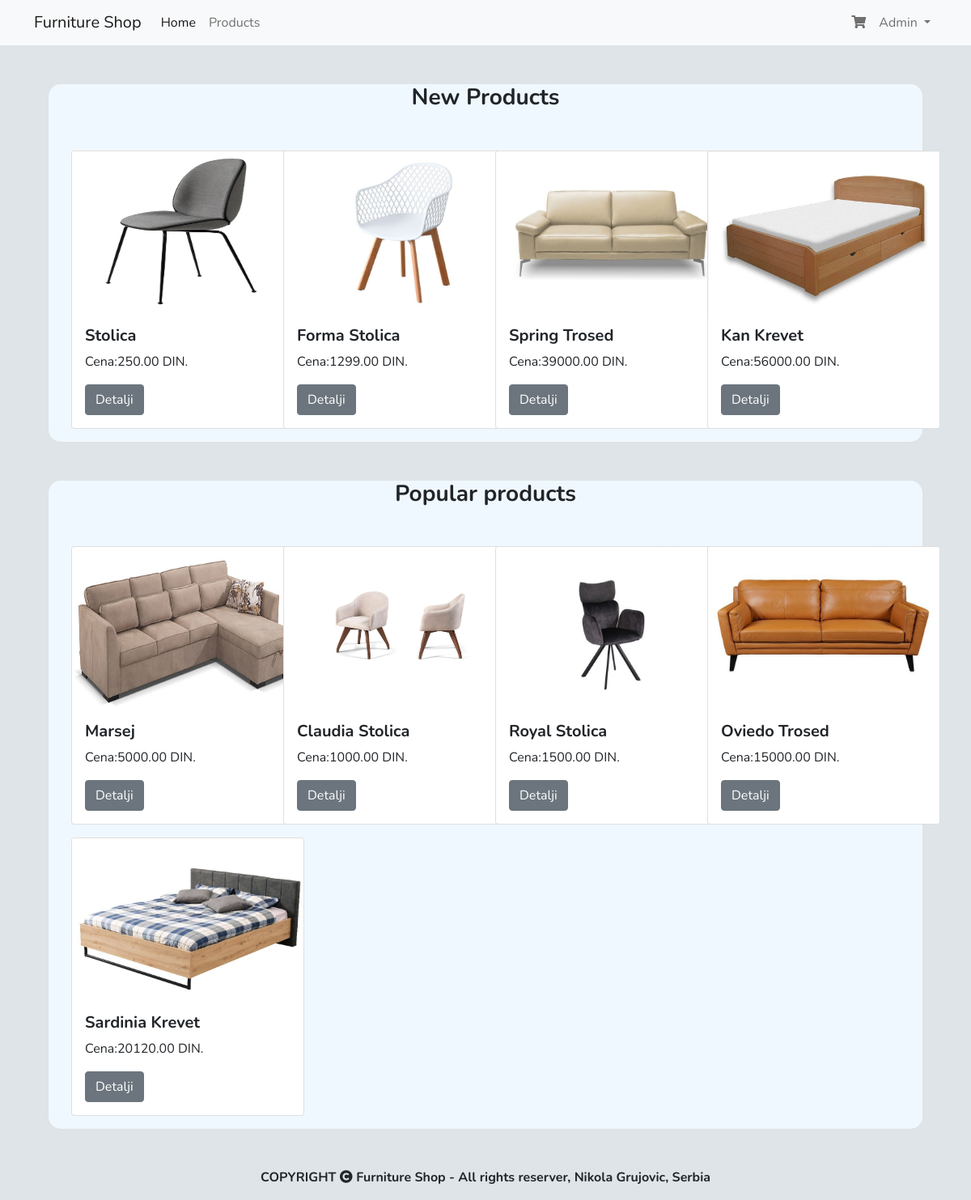
Page /FurnitureStore/index.php (signed in) on the committed database.
### tables this page shows
CREATE TABLE `users` (
  `id` int(11) NOT NULL,
  `name` varchar(100) NOT NULL,
  `email` varchar(255) NOT NULL,
  `password` varchar(100) NOT NULL,
  `created` timestamp NOT NULL DEFAULT current_timestamp() ON UPDATE current_timestamp(),
  `role` varchar(10) NOT NULL,
  `error_count` int(5) NOT NULL DEFAULT 0
);

CREATE TABLE `product` (
  `productID` int(11) NOT NULL,
  `prod_images` text NOT NULL,
  `prod_proizID` int(100) NOT NULL,
  `cena` float NOT NULL,
  `kolicina` int(11) NOT NULL,
  `naziv` varchar(50) NOT NULL,
  `opis` varchar(500) DEFAULT NULL,
  `tip` varchar(25) NOT NULL,
  `kategorija` varchar(50) NOT NULL,
  `cr_proizvod` timestamp NOT NULL DEFAULT current_timestamp() ON UPDATE current_timestamp()
);

### FurnitureStore/index.php (the view, shortened to what this page needs)
<?php
include_once 'templates/headerUser.php';
?>
<?php
$mysqli = new mysqli('localhost','root','','grujovic');
 $sqlData = $mysqli->query("SELECT * FROM users WHERE name ='".$_SESSION['users']."'");
 $finalResult = $sqlData->fetch_assoc();
?>
<nav class="navbar navbar-expand-lg navbar-light bg-light">
        <div class="container">
            <a class="navbar-brand" >Furniture Shop</a>
            <div class="collapse navbar-collapse" id="navbarSupportedContent">
                <ul class="navbar-nav me-auto mb-2 mb-lg-0">
                    <li class="nav-item">
                    <a class="nav-link active" aria-current="page" href="index.php">Home</a>
                    </li>
                    <li class="nav-item">
                    <a class="nav-link" href="proizvodi.php">Products</a>
                    </li>
                </ul>
                <ul class="navbar-nav ml-auto">
                    <li class="nav-item dropdown">
                    <a class="nav-link dropdown"  id="cartBtn" role="button"  aria-expanded="false" data-bs-toggle="modal" data-bs-target="#modalKorpa">
                    <i class="fas fa-shopping-cart"></i>
                    </a>
                    </li>
                    <?php
                    echo '<li class="nav-item dropdown">
                    <a class="nav-link dropdown-toggle" href="#" id="navbarDropdown" role="button" data-bs-toggle="dropdown" aria-expanded="false">
                        '.$finalResult['name'].'
                    </a>
                    <ul class="dropdown-menu" aria-labelledby="navbarDropdown">
                        <li><a class="dropdown-item" href="../index.php"><i class="fas fa-sign-out-alt"></i>Log out</a></li>
                    </ul>
                    </li>'
                    ?>
                </ul>
            </div>
        </div>
</nav>
<div class="wrapperPopular">
    <div class="container mt-5 text-center">
        <h3 style="font-size 30px;"><strong>New Products</strong></h3>
    </div>
    <div class="container mt-5">
        <div class="row">
            <?php
            $new = $mysqli->query("SELECT * FROM product WHERE tip ='New'");
            while($proizvod = $new->fetch_assoc()):
            ?>
            <div class="col-sm-3 mb-3">
                <div class="card" style="width: 18rem;">
                    <img src="../AdminPage/images/<?php echo $proizvod['prod_images']?>" height="200px" class="card-img-top" alt="<?php echo $proizvod['naziv']?>">
                    <div class="card-body">
                        <h5 class="card-title" style="font-weight:bold;"><?php echo $proizvod['naziv']?></h5>
                        <p class="card-text">Cena:<?php echo $proizvod['cena']?>.00 DIN.</p>
                        <a href="productPage.php?id=<?php echo base64_encode($proizvod['productID'])?>" class="btn btn-secondary">Detalji</a>
                    </div>
                </div>
            </div>
            <?php endwhile ?>
        </div>
    </div>
</div>
<div class="wrapperPopular">
    <div class="container mt-5 text-center">
        <h3 style="font-size 30px;"><strong>Popular products</strong></h3>
    </div>
    <div class="container mt-5">
        <div class="row">
            <?php
            $popular = $mysqli->query("SELECT * FROM product WHERE tip ='Popular'");
            while($Popproizvod = $popular->fetch_assoc()):
            ?>
            <div class="col-sm-3 mb-3">
                <div class="card" style="width: 18rem;">
                    <img src="../AdminPage/images/<?php echo $Popproizvod['prod_images']?>" height="200px" class="card-img-top" alt="<?php echo $Popproizvod['naziv']?>">
                    <div class="card-body">
                        <h5 class="card-title" style="font-weight:bold;"><?php echo $Popproizvod['naziv']?></h5>
                        <p class="card-text">Cena:<?php echo $Popproizvod['cena']?>.00 DIN.</p>
                        <a href="productPage.php?id=<?php echo base64_encode($Popproizvod['productID'])?>" class="btn btn-secondary">Detalji</a>
                    </div>
                </div>
            </div>
            <?php endwhile ?>
        </div>
    </div>
</div>
<?php
include_once 'templates/footerUser.php';
?>

### FurnitureStore/css/mystyleUserPage.css (style rules this page uses)
body { font-family: 'Nunito', sans-serif !important; background-color: #DEE4E7 !important; }
.wrapperPopular { background-color: aliceblue; max-width: 90%; margin-left: auto; margin-right: auto; padding-left: 16px; padding-right: 16px; border-radius: 15px; }

### rows in the picture
users: name "Admin"
product: prod_images (picture), naziv "Stolica", cena "250"
product: prod_images (picture), naziv "Forma Stolica", cena "1299"
product: prod_images (picture), naziv "Spring Trosed", cena "39000"
product: prod_images (picture), naziv "Kan Krevet", cena "56000"
product: prod_images (picture), naziv "Marsej", cena "5000"
product: prod_images (picture), naziv "Claudia Stolica", cena "1000"
product: prod_images (picture), naziv "Royal Stolica", cena "1500"
product: prod_images (picture), naziv "Oviedo Trosed", cena "15000"
product: prod_images (picture), naziv "Sardinia Krevet", cena "20120"
